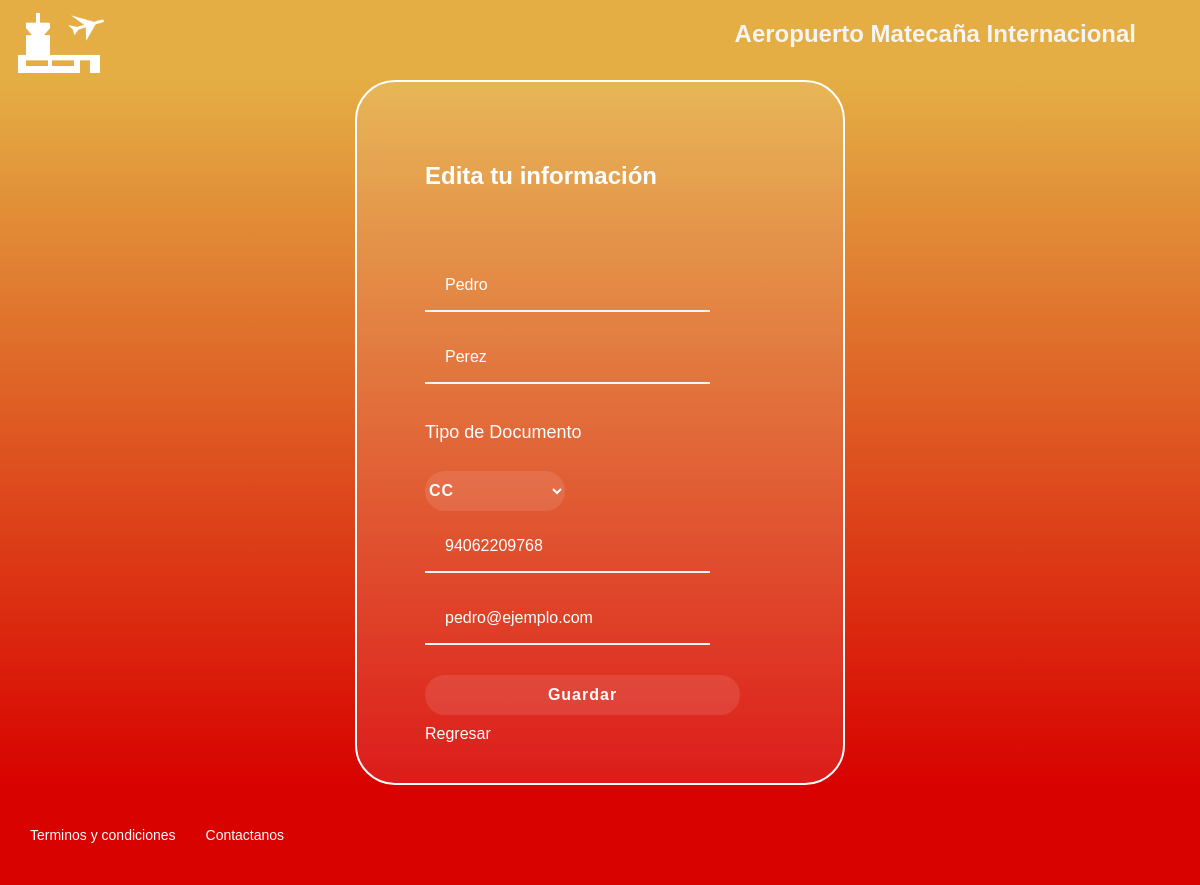
The app's page /editarusuario/ (signed in), older data.
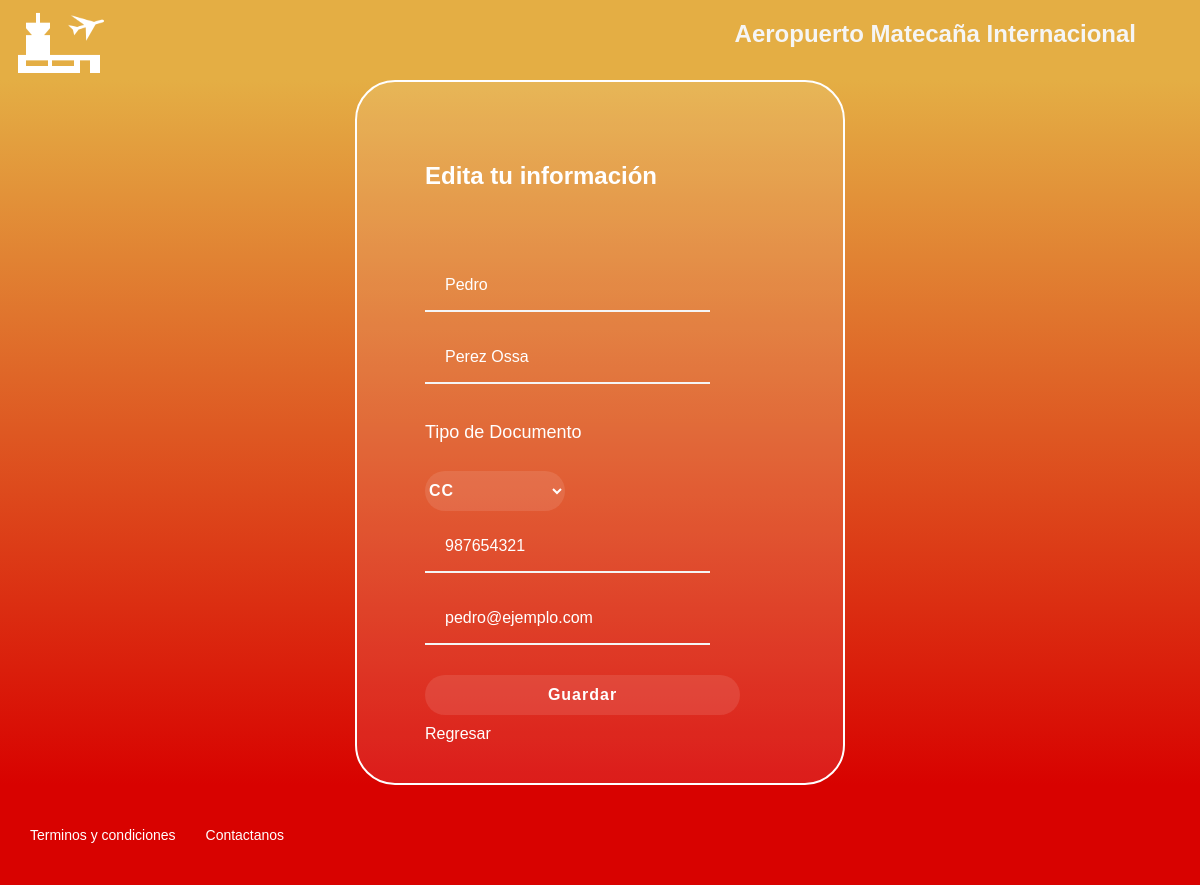
The same page, newer data.
### tables this page shows
CREATE TABLE usuarios (codigo INTEGER NOT NULL PRIMARY KEY AUTOINCREMENT, nombre VARCHAR (100) NOT NULL, apellidos VARCHAR (100) NOT NULL, tipodocumento VARCHAR (10) NOT NULL, documento VARCHAR (100) NOT NULL, email VARCHAR (50) NOT NULL, contraseña VARCHAR (100) NOT NULL, perfil VARCHAR (1) NOT NULL DEFAULT U);

### app.py (the view, shortened to what this page needs)
@server.route('/editarusuario/')
@server.route('/editarusuario/',methods=['GET', 'POST'])
def editUser():
    if session['perfil']=='U' or session['perfil']=='P':
        if request.method == 'GET':
            cod=session['codigo'] #capturo el codigo del usuario logeado
            try:
                if cod==None:
                    msg = 'ERROR: Se Debe suministrar un usuario'
                else:
                    sql = f"SELECT nombre, apellidos, documento, email FROM usuarios WHERE codigo='{cod}'"
                    dat = cargardatos(sql)
                    if len(dat)==0:
                        msg ='ERROR:: Usuario no valido'
                    else:
                        msg = 'Ok'
            except Exception:
                msg = 'ERROR: Por favor intente luego'
                print(Exception)
            if msg == 'Ok':
                return render_template('editarEliminarUsuario.html',nombre = dat[0][0], apellido = dat[0][1], cedula = dat[0][2], correo = dat[0][3])
            else:
                return render_template('editarEliminarUsuario.html',error = msg)
    elif session['perfil']=='A':
        return render_template('editarUsuarioAdmin.html')
    else:
        return render_template('error.html',mensaje='Acceso no permitido')

### bd.py (called while the page is built)
def cargardatos(sql) ->list:
    try:
        with sqlite3.connect(URL_DB) as conec:
            cur = conec.cursor()
            res = cur.execute(sql).fetchall()
    except Exception:
        res = None
    return res

### templates/editarEliminarUsuario.html (shortened to what this page needs)
<!DOCTYPE html>
<html lang="en">
<head>
    <link rel="stylesheet" href='{{ url_for("static", filename="css/style.css") }}'>
</head>
<body>
    <header class="header">
        <img class="header__img" src="../static/media/icons8-aeropuerto-100.png" alt="Logo" />
        <h2 class="header__title"><a href="/home/">Aeropuerto Matecaña Internacional</a> </h2>
    </header>
    <section class="login">
        <section class="login__container">
                <h2>Edita tu información</h2>
                <h2 class="errmsg">{{error}}</h2>
                <form action="/editarusuario/" method="post">
                    <input class="input" type="text" name="nombre" value="{{nombre}}" required/>
                    <input class="input" type="text" name="apellido" value="{{apellido}}" required/>
                    <p>Tipo de Documento</p>
                    <select class="select" name="tipo">
                        <option>CC</option>
                        </select>
                    <input class="input" type="text" name='documento' value="{{cedula}}" required/>
                    <input class="input" type="email" name='email' value="{{correo}}" required/>
                    <input class="button" type="submit" value="Guardar">
                </form>
                <a href="/login/">Regresar</a>
            </section>
    </section>
    <footer class="footer">
    <a href="/terminos">Terminos y condiciones </a>
    <a href="/contactanos">Contactanos</a>
    </footer>
</body>
</html>

Row changes from the older to the newer data that the page shows:
changed usuarios "Pedro": apellido "Perez" → "Perez Ossa"; documento "94062209768" → "987654321"
